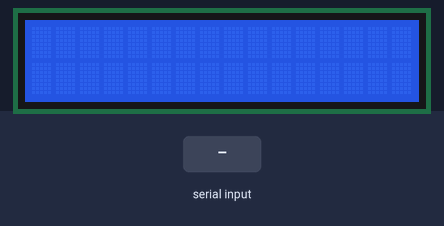
Simulated run of this sketch. Board: Arduino Uno, built with avr-gcc and run on an emulated ATmega328P. Shown: 16×2 character LCD. The inputs (shaded band) are chosen by the test bench.

Above: at 1.2 s.
1.3 s: "1" received over Serial
At 1.8 s:
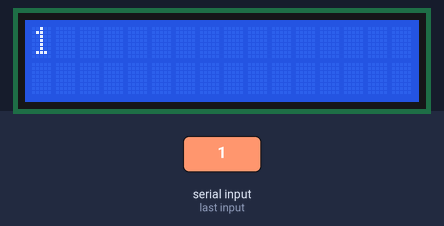
2.9 s: "0" received over Serial
At 4.2 s:
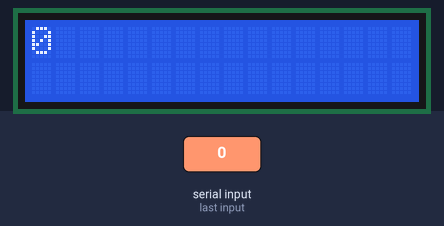
4.5 s: "2" received over Serial
At 5.4 s:
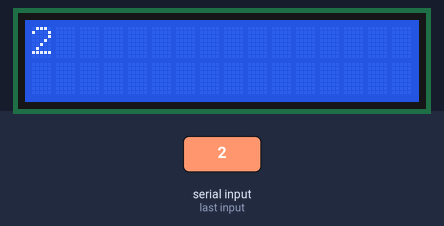
Timing chart, 0 to 7.5 s (numbered marks = the images above; inputs shaded):
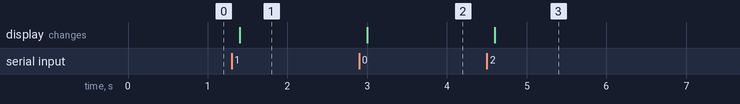

The sketch:

cpu__ram_usage.ino
```cpp
#include <Wire.h>
#include <LiquidCrystal.h>
const int rs = 12, en = 11, d4 = 5, d5 = 4, d6 = 3, d7 = 2;
LiquidCrystal lcd(12, 11, 9, 8, 7, 6); //lcd Pin

void setup() {

  lcd.begin(16, 2);

 Serial.begin(9600);
}

void loop() {

 if (Serial.available()) {
    delay(100);
    lcd.setCursor(0, 0);
    while (Serial.available() > 0) {
      lcd.write(Serial.read());
    }
  }
}
```

Measured:
- after the input at 1.3 s, the display: changes after 0.10 s (image 1)
- after the input at 2.9 s, the display: changes after 0.10 s (image 2)
- after the input at 4.5 s, the display: changes after 0.10 s (image 3)
